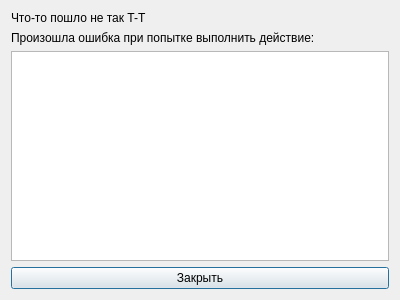
<?xml version="1.0" encoding="UTF-8"?>
<ui version="4.0">
 <class>Dialog</class>
 <widget class="QDialog" name="Dialog">
  <property name="geometry">
   <rect>
    <x>0</x>
    <y>0</y>
    <width>400</width>
    <height>300</height>
   </rect>
  </property>
  <property name="windowTitle">
   <string>Что-то пошло не так</string>
  </property>
  <layout class="QVBoxLayout" name="verticalLayout">
   <item>
    <widget class="QLabel" name="label">
     <property name="styleSheet">
      <string notr="true">font: 700 14pt &quot;Arial&quot;;</string>
     </property>
     <property name="text">
      <string>Что-то пошло не так T-T</string>
     </property>
    </widget>
   </item>
   <item>
    <widget class="QLabel" name="label_2">
     <property name="text">
      <string>Произошла ошибка при попытке выполнить действие:</string>
     </property>
     <property name="wordWrap">
      <bool>true</bool>
     </property>
    </widget>
   </item>
   <item>
    <widget class="QTextEdit" name="textEdit">
     <property name="readOnly">
      <bool>true</bool>
     </property>
    </widget>
   </item>
   <item>
    <widget class="QPushButton" name="closeButton">
     <property name="text">
      <string>Закрыть</string>
     </property>
    </widget>
   </item>
  </layout>
 </widget>
 <resources/>
 <connections/>
</ui>
